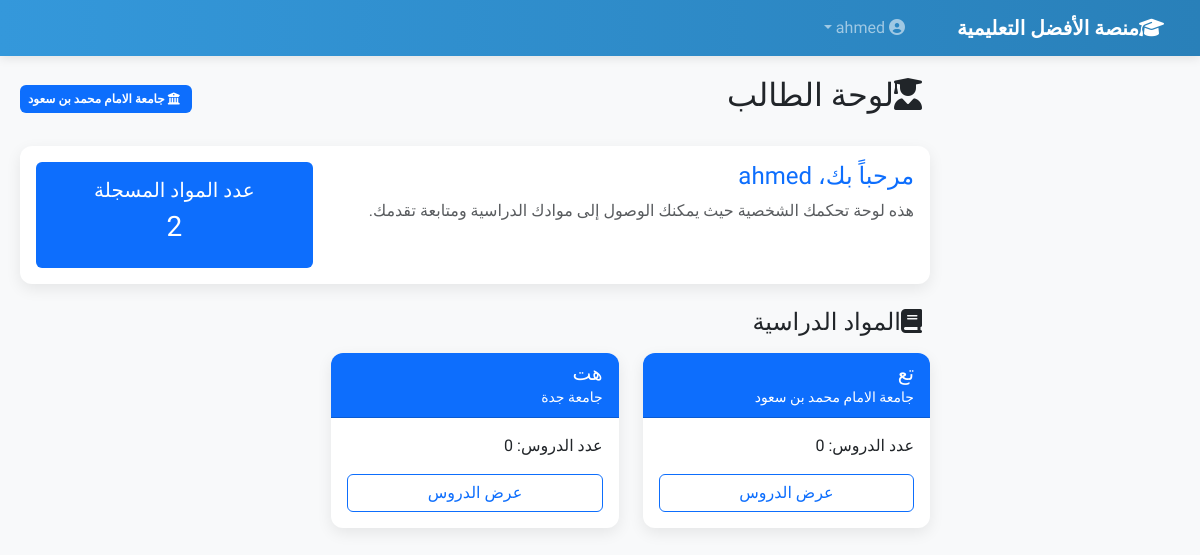
Page /dashboard (signed in) on the committed database.
### app.py (models this page shows)
class User(db.Model):
    id = db.Column(db.Integer, primary_key=True)
    name = db.Column(db.String(100), nullable=False)
    email = db.Column(db.String(100), unique=True, nullable=False)
    password = db.Column(db.String(200), nullable=False)
    is_admin = db.Column(db.Boolean, default=False)
    whatsapp_number = db.Column(db.String(20))
    university_id = db.Column(db.Integer, db.ForeignKey('university.id'))
    device_id = db.Column(db.String(200))  # معرف الجهاز
    permissions = db.relationship('Permission', backref='user', lazy=True)

class University(db.Model):
    id = db.Column(db.Integer, primary_key=True)
    name = db.Column(db.String(100), nullable=False)
    whatsapp_group = db.Column(db.String(200))  # رابط واتساب
    subjects = db.relationship('Subject', backref='university', lazy=True)
    users = db.relationship('User', backref='university', lazy=True)

class Subject(db.Model):
    id = db.Column(db.Integer, primary_key=True)
    university_id = db.Column(db.Integer, db.ForeignKey('university.id'), nullable=False)
    name = db.Column(db.String(100), nullable=False)
    discussion_group = db.Column(db.String(200))  # رابط واتساب للمناقشة
    lessons = db.relationship('Lesson', backref='subject', lazy=True)

### app.py (the view)
@app.route('/dashboard')
@login_required
def dashboard():
    user = User.query.get(session['user_id'])
    subject_ids = [p.subject_id for p in Permission.query.filter_by(user_id=user.id).all()]
    subjects = Subject.query.filter(Subject.id.in_(subject_ids)).all()
    return render_template('dashboard.html', user=user, subjects=subjects)

### app.py (called while the page is built)
def login_required(f):
    @wraps(f)
    def decorated(*args, **kwargs):
        if 'user_id' not in session:
            return redirect(url_for('login'))
        return f(*args, **kwargs)
    return decorated

@app.context_processor
def utility_processor():
    return {'now': datetime.now}

### templates/dashboard.html (shortened to what this page needs)
<!DOCTYPE html>
<html lang="ar" dir="rtl">
<head>
    <link href="https://cdn.jsdelivr.net/npm/bootstrap@5.3.0/dist/css/bootstrap.min.css" rel="stylesheet">
    <link rel="stylesheet" href="https://cdnjs.cloudflare.com/ajax/libs/font-awesome/6.4.0/css/all.min.css">
</head>
<body>
    <nav class="navbar navbar-expand-lg navbar-dark fixed-top">
        <div class="container-fluid">
            <a class="navbar-brand" href="{{ url_for('index') }}">
                <i class="fas fa-graduation-cap me-2"></i>منصة الأفضل التعليمية
            </a>
            <div class="collapse navbar-collapse" id="navbarNav">
                <ul class="navbar-nav ms-auto">
                    <li class="nav-item dropdown">
                        <a class="nav-link dropdown-toggle" href="#" id="navbarDropdown" role="button" data-bs-toggle="dropdown">
                            <i class="fas fa-user-circle me-1"></i> {{ user.name }}
                        </a>
                    </li>
                </ul>
            </div>
        </div>
    </nav>
    <div class="main-content">
        <div class="d-flex justify-content-between align-items-center mb-4">
            <h2><i class="fas fa-user-graduate me-2"></i>لوحة الطالب</h2>
            <div>
                <span class="badge bg-primary p-2">
                    <i class="fas fa-university me-1"></i> {{ user.university.name if user.university else "غير محدد" }}
                </span>
            </div>
        </div>
        <div class="card mb-4 border-primary">
            <div class="card-body">
                <div class="row">
                    <div class="col-md-8">
                        <h4 class="text-primary">مرحباً بك، {{ user.name }}</h4>
                        <p class="text-muted">هذه لوحة تحكمك الشخصية حيث يمكنك الوصول إلى موادك الدراسية ومتابعة تقدمك.</p>
                    </div>
                    <div class="col-md-4 text-center">
                        <div class="bg-primary p-3 rounded text-white">
                            <h5>عدد المواد المسجلة</h5>
                            <h3>{{ subjects|length }}</h3>
                        </div>
                    </div>
                </div>
            </div>
        </div>
        <h4 class="mb-3"><i class="fas fa-book me-2"></i>المواد الدراسية</h4>
        {% if subjects %}
        <div class="row">
            {% for subject in subjects %}
            <div class="col-md-4 mb-4">
                <div class="card h-100">
                    <div class="card-header bg-primary text-white">
                        <h5 class="mb-0">{{ subject.name }}</h5>
                        <small>{{ subject.university.name }}</small>
                    </div>
                    <div class="card-body">
                        <p class="card-text">عدد الدروس: {{ subject.lessons|length }}</p>
                        <div class="d-grid">
                            <a href="{{ url_for('lessons', subject_id=subject.id) }}" class="btn btn-outline-primary">عرض الدروس</a>
                        </div>
                    </div>
                </div>
            </div>
            {% endfor %}
        </div>
        {% else %}
        <div class="alert alert-info text-center">
            <h4><i class="fas fa-info-circle me-2"></i>لا توجد مواد مسجلة لك</h4>
            <p class="mb-0">يرجى التواصل مع المسؤول لمنحك صلاحيات الوصول إلى المواد.</p>
        </div>
        {% endif %}
    </div>
</body>
</html>

### templates/dashboard.html (style rules this page uses)
:root { --primary: #3498db; --secondary: #2c3e50; --light-bg: #f8f9fa; }
body { font-family: 'Tajawal', sans-serif; background-color: var(--light-bg); padding-top: 56px; }
.navbar { background: linear-gradient(to right, var(--primary), #2980b9); box-shadow: 0 2px 10px rgba(0, 0, 0, 0.1); }
.navbar-brand { font-weight: 700; }
.main-content { margin-right: 250px; padding: 20px; }
.card { border: none; border-radius: 12px; box-shadow: 0 5px 15px rgba(0, 0, 0, 0.08); transition: transform 0.3s; }
.card-header { border-radius: 12px 12px 0 0 !important; }

### rows in the picture
User: name "ahmed"
University: university "جامعة الامام محمد بن سعود"
Subject: name "تع", university.name "جامعة الامام محمد بن سعود", lessons|length "0"
Subject: name "هت", university.name "جامعة جدة", lessons|length "0"

### other values in the picture
{{ subjects|length }} "2"
